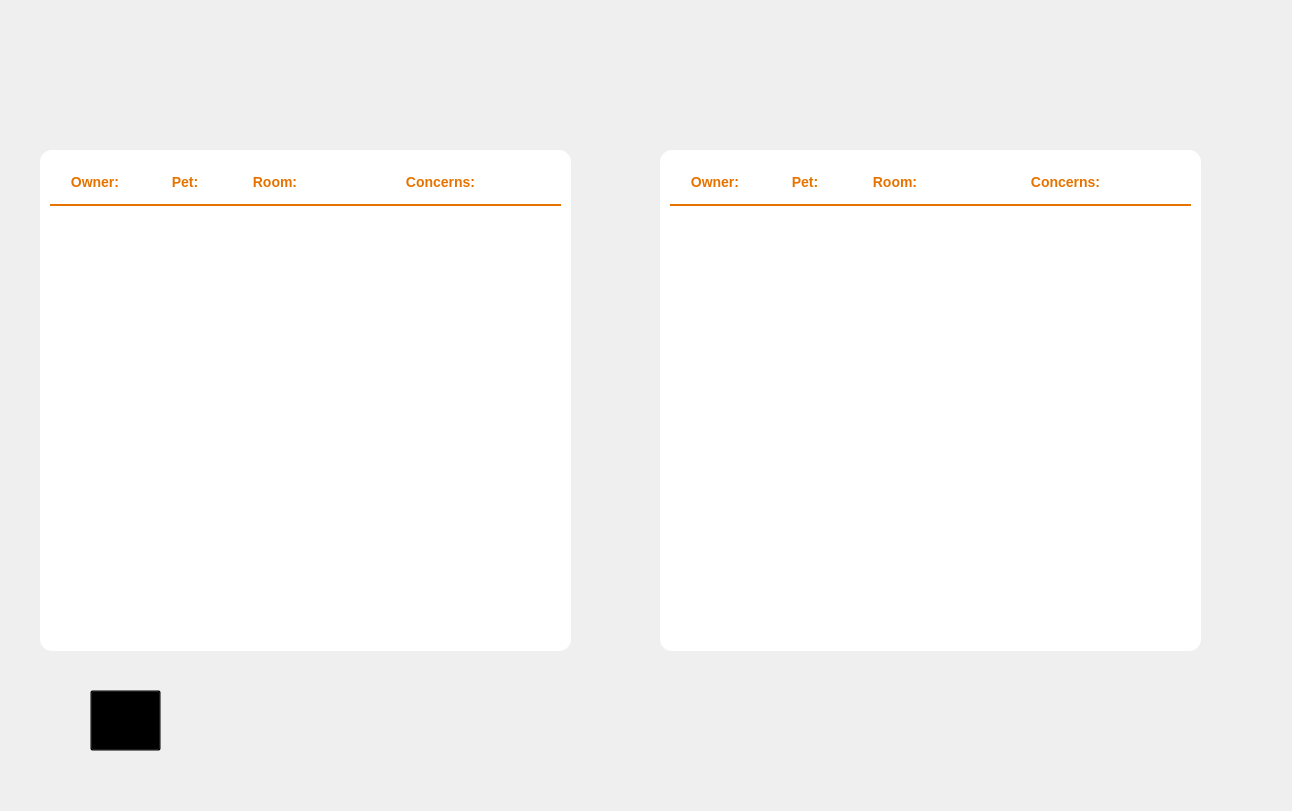
<?xml version="1.0" encoding="UTF-8"?>
<ui version="4.0">
 <class>MainWindow</class>
 <widget class="QMainWindow" name="MainWindow">
  <property name="geometry">
   <rect>
    <x>0</x>
    <y>0</y>
    <width>1292</width>
    <height>811</height>
   </rect>
  </property>
  <property name="windowTitle">
   <string>MainWindow</string>
  </property>
  <widget class="QWidget" name="centralwidget">
   <widget class="QLabel" name="label">
    <property name="geometry">
     <rect>
      <x>0</x>
      <y>0</y>
      <width>1291</width>
      <height>811</height>
     </rect>
    </property>
    <property name="text">
     <string/>
    </property>
    <property name="pixmap">
     <pixmap>8.png</pixmap>
    </property>
    <property name="scaledContents">
     <bool>true</bool>
    </property>
   </widget>
   <widget class="QPushButton" name="back_btn">
    <property name="geometry">
     <rect>
      <x>90</x>
      <y>690</y>
      <width>71</width>
      <height>61</height>
     </rect>
    </property>
    <property name="styleSheet">
     <string notr="true">background-color: transparent;</string>
    </property>
    <property name="text">
     <string/>
    </property>
   </widget>
   <widget class="QTableWidget" name="general_tbl">
    <property name="geometry">
     <rect>
      <x>40</x>
      <y>150</y>
      <width>531</width>
      <height>501</height>
     </rect>
    </property>
    <property name="styleSheet">
     <string notr="true">/* Apply this stylesheet to your QTableWidget */
QTableWidget {
    background-color: #ffffff;
    alternate-background-color: #f8f8f8;
    border: none;
    border-radius: 12px;
    padding: 10px;
    gridline-color: #e0e0e0;
}

QTableWidget::item {
    padding: 8px;
    border-bottom: 1px solid #f0f0f0;
}

QTableWidget::item:selected {
    background-color: #fff3e6;
    color: #e67300;
}

QTableWidget::item:hover {
    background-color: #fff8f0;
}

QHeaderView::section {
    background-color: #ffffff;
    color: #e67300;
    padding: 12px;
    border: none;
    border-bottom: 2px solid #e67300;
    font-weight: bold;
    font-size: 14px;
}

QTableWidget QHeaderView {
    border: none;
}

QTableWidget::corner {
    background-color: #ffffff;
    border: none;
}

QScrollBar:vertical {
    border: none;
    background-color: #f0f0f0;
    width: 10px;
    border-radius: 5px;
    margin: 0px;
}

QScrollBar::handle:vertical {
    background-color: #e67300;
    border-radius: 5px;
    min-height: 30px;
}

QScrollBar::add-line:vertical,
QScrollBar::sub-line:vertical {
    height: 0px;
}

QScrollBar:horizontal {
    border: none;
    background-color: #f0f0f0;
    height: 10px;
    border-radius: 5px;
    margin: 0px;
}

QScrollBar::handle:horizontal {
    background-color: #e67300;
    border-radius: 5px;
    min-width: 30px;
}

QScrollBar::add-line:horizontal,
QScrollBar::sub-line:horizontal {
    width: 0px;
}</string>
    </property>
    <property name="editTriggers">
     <set>QAbstractItemView::AnyKeyPressed</set>
    </property>
    <attribute name="horizontalHeaderDefaultSectionSize">
     <number>90</number>
    </attribute>
    <attribute name="horizontalHeaderMinimumSectionSize">
     <number>40</number>
    </attribute>
    <attribute name="horizontalHeaderStretchLastSection">
     <bool>true</bool>
    </attribute>
    <attribute name="verticalHeaderVisible">
     <bool>false</bool>
    </attribute>
    <column>
     <property name="text">
      <string>Owner:</string>
     </property>
    </column>
    <column>
     <property name="text">
      <string>Pet:</string>
     </property>
    </column>
    <column>
     <property name="text">
      <string>Room:</string>
     </property>
    </column>
    <column>
     <property name="text">
      <string>Concerns:</string>
     </property>
    </column>
   </widget>
   <widget class="QTableWidget" name="priority_tbl">
    <property name="geometry">
     <rect>
      <x>660</x>
      <y>150</y>
      <width>541</width>
      <height>501</height>
     </rect>
    </property>
    <property name="styleSheet">
     <string notr="true">/* Apply this stylesheet to your QTableWidget */
QTableWidget {
    background-color: #ffffff;
    alternate-background-color: #f8f8f8;
    border: none;
    border-radius: 12px;
    padding: 10px;
    gridline-color: #e0e0e0;
}

QTableWidget::item {
    padding: 8px;
    border-bottom: 1px solid #f0f0f0;
}

QTableWidget::item:selected {
    background-color: #fff3e6;
    color: #e67300;
}

QTableWidget::item:hover {
    background-color: #fff8f0;
}

QHeaderView::section {
    background-color: #ffffff;
    color: #e67300;
    padding: 12px;
    border: none;
    border-bottom: 2px solid #e67300;
    font-weight: bold;
    font-size: 14px;
}

QTableWidget QHeaderView {
    border: none;
}

QTableWidget::corner {
    background-color: #ffffff;
    border: none;
}

QScrollBar:vertical {
    border: none;
    background-color: #f0f0f0;
    width: 10px;
    border-radius: 5px;
    margin: 0px;
}

QScrollBar::handle:vertical {
    background-color: #e67300;
    border-radius: 5px;
    min-height: 30px;
}

QScrollBar::add-line:vertical,
QScrollBar::sub-line:vertical {
    height: 0px;
}

QScrollBar:horizontal {
    border: none;
    background-color: #f0f0f0;
    height: 10px;
    border-radius: 5px;
    margin: 0px;
}

QScrollBar::handle:horizontal {
    background-color: #e67300;
    border-radius: 5px;
    min-width: 30px;
}

QScrollBar::add-line:horizontal,
QScrollBar::sub-line:horizontal {
    width: 0px;
}</string>
    </property>
    <property name="editTriggers">
     <set>QAbstractItemView::AnyKeyPressed</set>
    </property>
    <attribute name="horizontalHeaderDefaultSectionSize">
     <number>90</number>
    </attribute>
    <attribute name="horizontalHeaderMinimumSectionSize">
     <number>43</number>
    </attribute>
    <attribute name="horizontalHeaderStretchLastSection">
     <bool>true</bool>
    </attribute>
    <attribute name="verticalHeaderVisible">
     <bool>false</bool>
    </attribute>
    <column>
     <property name="text">
      <string>Owner:</string>
     </property>
    </column>
    <column>
     <property name="text">
      <string>Pet:</string>
     </property>
    </column>
    <column>
     <property name="text">
      <string>Room:</string>
     </property>
    </column>
    <column>
     <property name="text">
      <string>Concerns:</string>
     </property>
    </column>
   </widget>
  </widget>
 </widget>
 <resources/>
 <connections/>
</ui>
